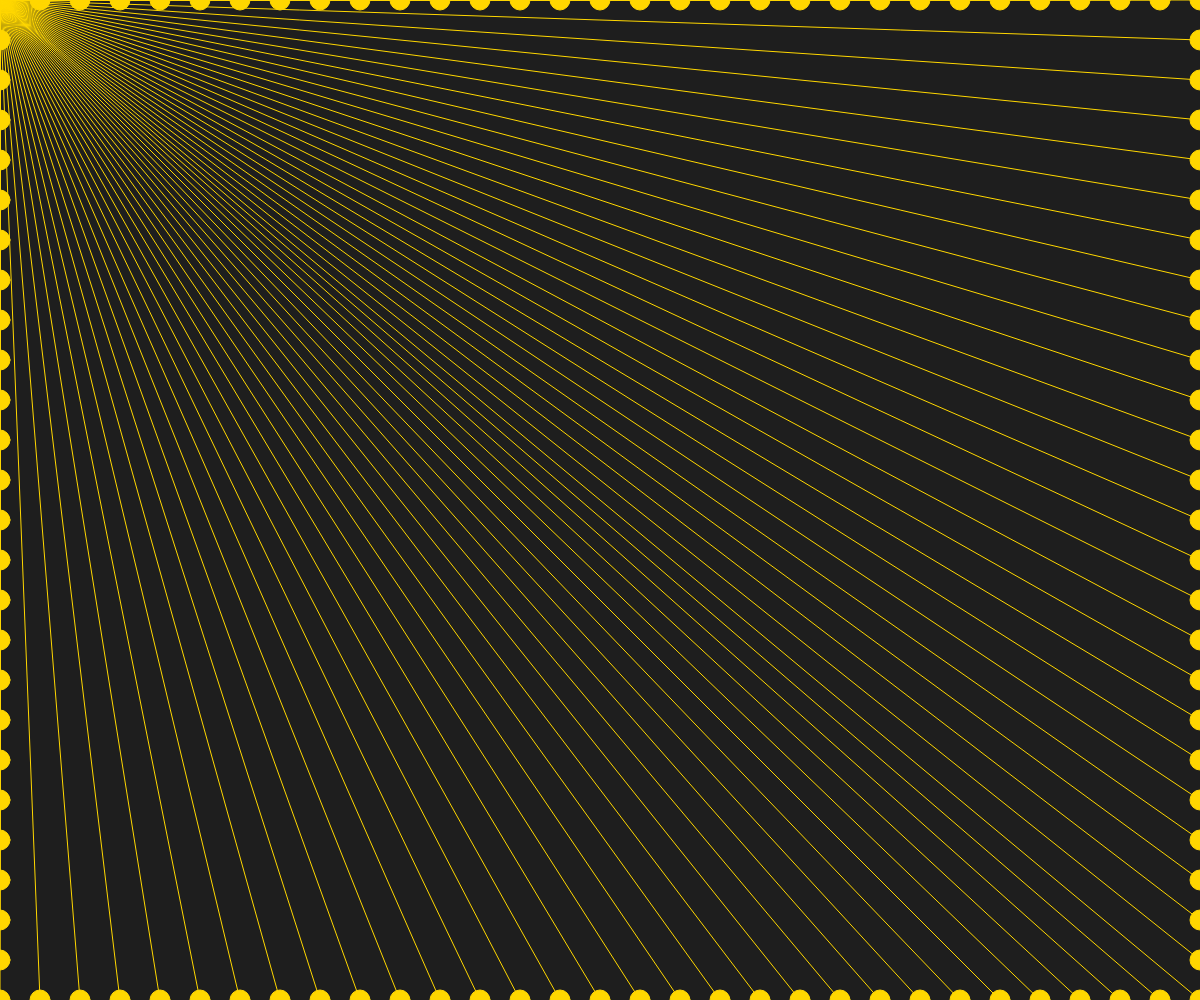
Frame 1 (no input)
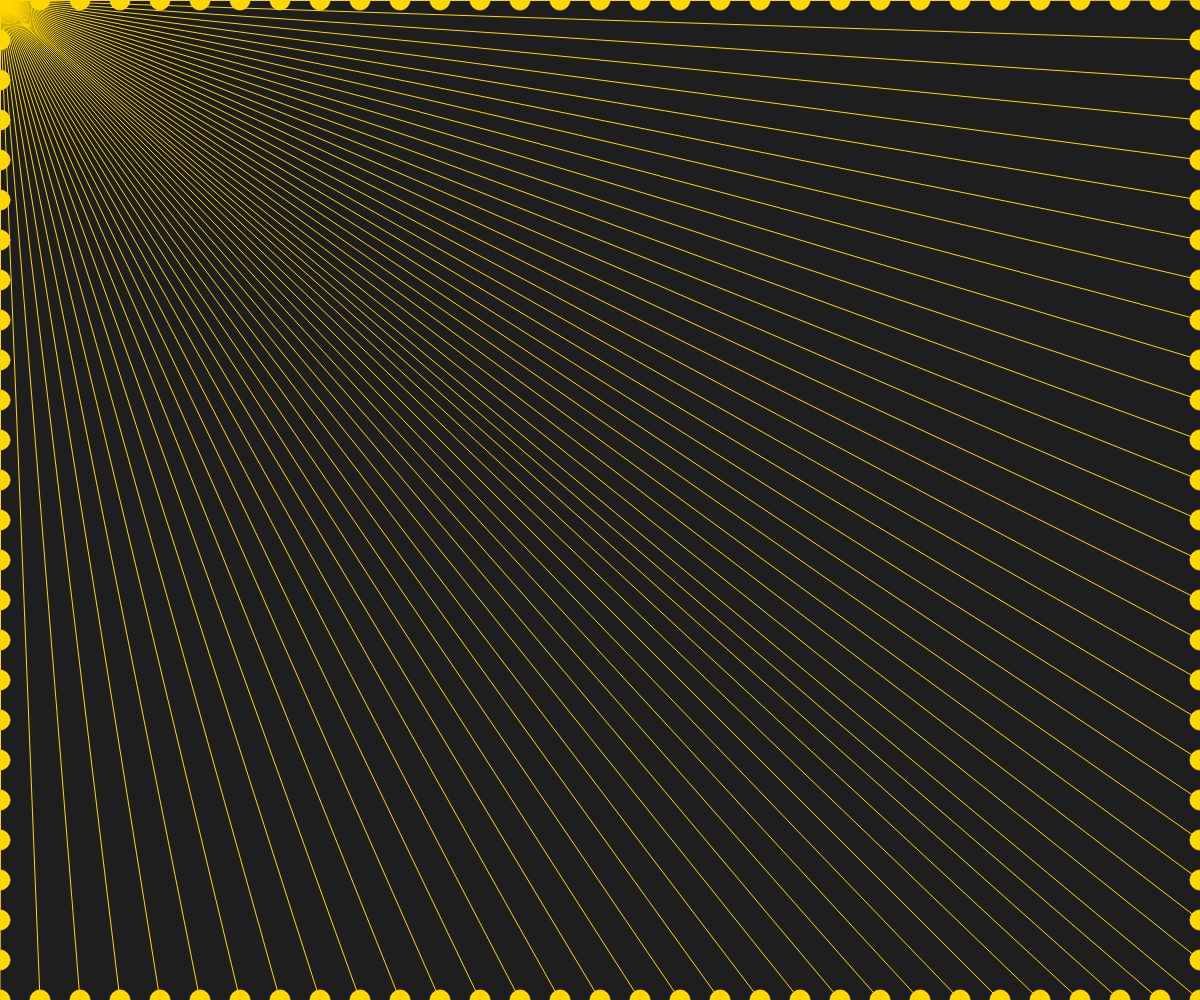
Frame 60 (no input)
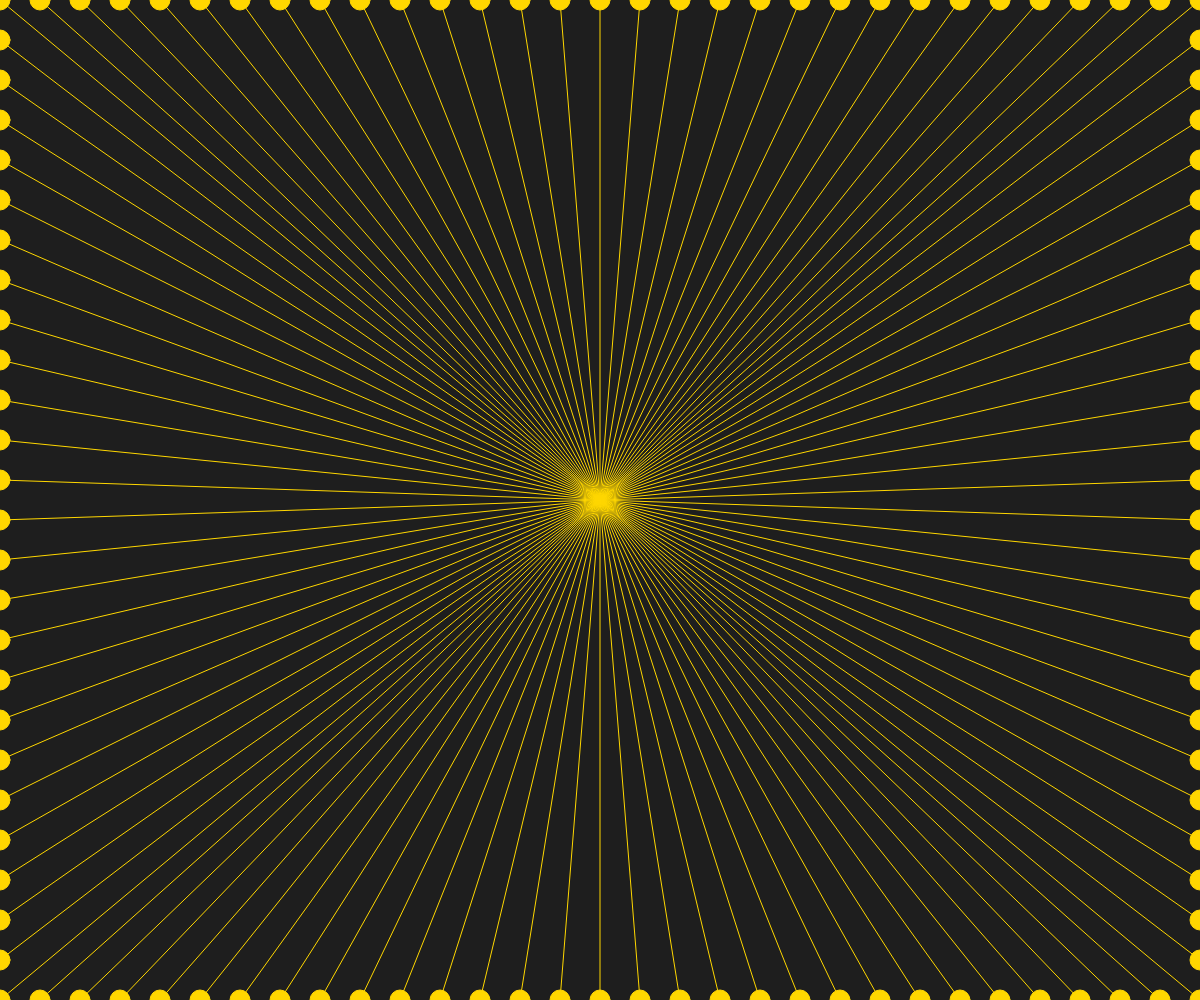
Frame 120 (the mouse pressed at the canvas centre since frame 60)

The p5.js sketch that drew these frames (run headless with seeded random() and noise() and a simulated clock; from frame 60 on, the mouse is pressed at the canvas centre):

// p5.js sketch
// ── sketch.js
// Drawing with Loops Challenge
// Max Babcock
// 10/09/2024


function setup() {
  createCanvas(windowWidth, windowHeight);
}

function draw() {
  background(30);
  drawCircles();
}


function drawCircles() {
// Top
  for(let x = 0; x < width; x += 40){
    fill(255,215,0);
    circle(x,0,20);
    stroke(255,215,0);
    line(x,0,mouseX,mouseY);
  }

// Right Side
  for(let y = 0; y < height; y += 40){
    circle(width,y,20);
    line(width,y,mouseX,mouseY);
  }

// Bottom
  for(let x = width; x > 0; x -= 40){
    circle(x,height,20);
    line(x,height,mouseX,mouseY);
  }

// Left Side
  for(let y = height; y > 0; y -= 40){
    circle(0,y,20);
    line(0,y,mouseX,mouseY);
  }

}
